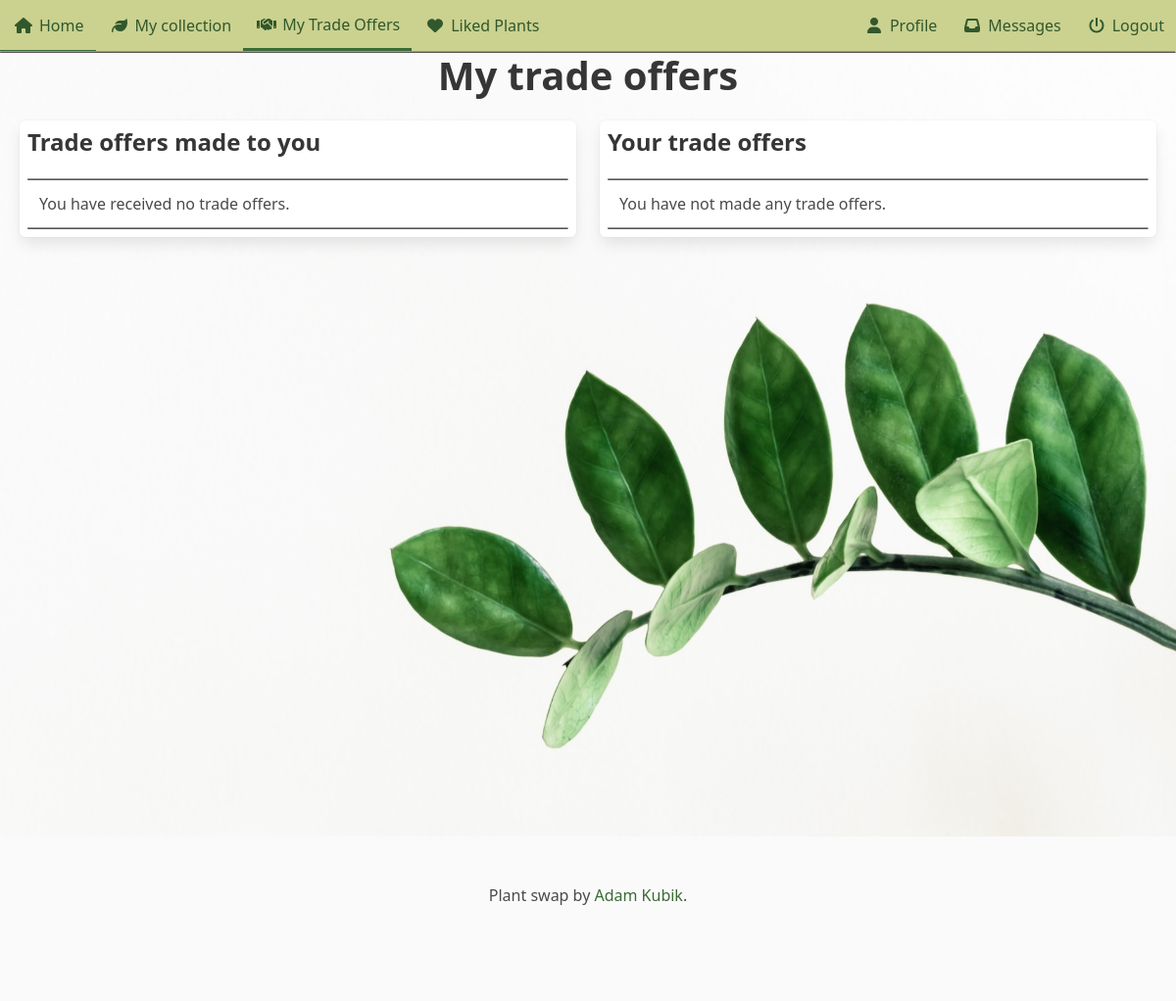
The page /trades/ (signed in) on the database as committed earlier.
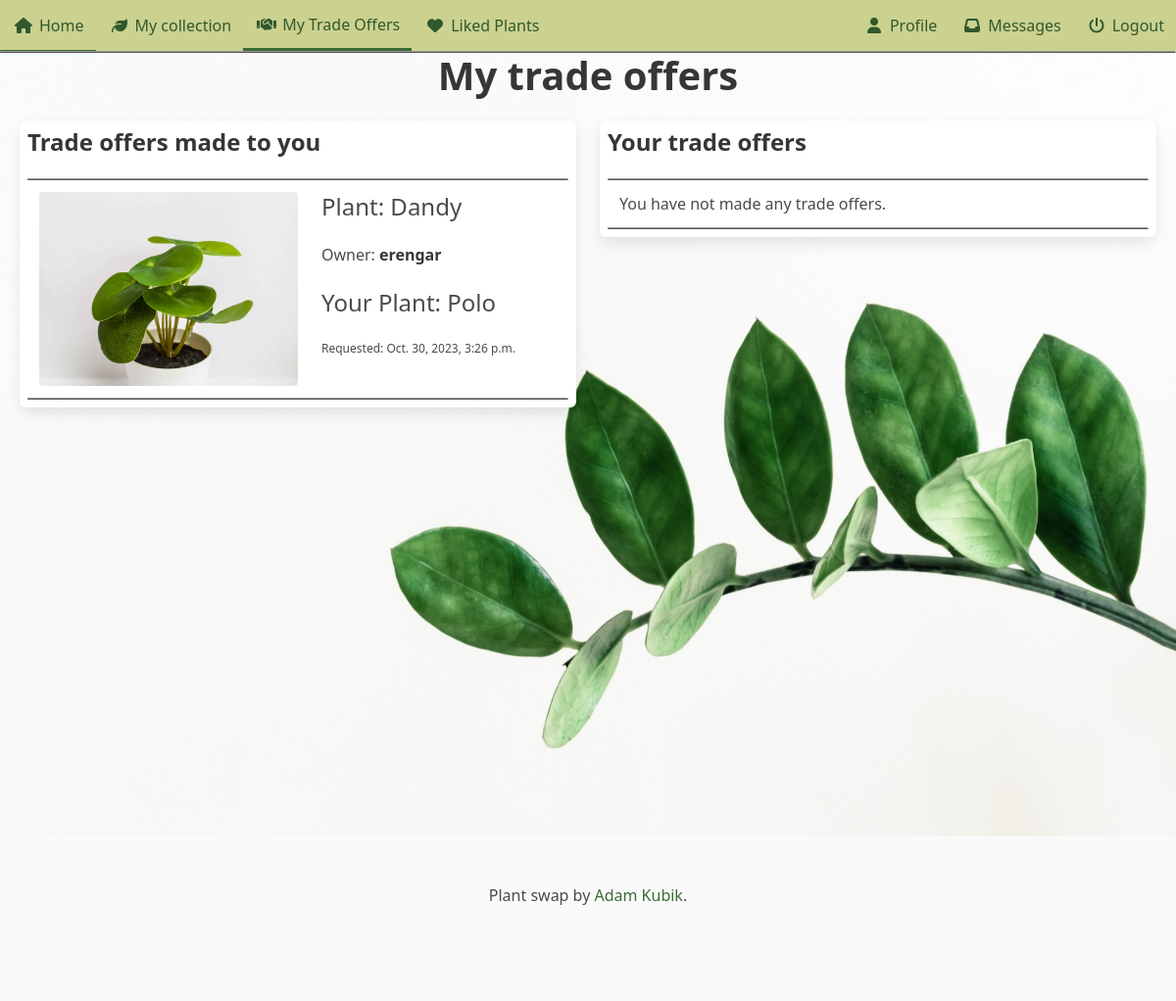
The same page on the database as committed later.
### trade/models.py (models this page shows, shortened)
class Trade(models.Model):
    plant_offered = models.ForeignKey(
        Plant, on_delete=models.CASCADE, related_name="trades_offered"
    )
    plant_requested = models.ForeignKey(
        Plant, on_delete=models.CASCADE, related_name="trades_requested"
    )
    initiator = models.ForeignKey(
        settings.AUTH_USER_MODEL,
        on_delete=models.CASCADE,
        related_name="trades_initiated",
    )
    recipient = models.ForeignKey(
        settings.AUTH_USER_MODEL,
        on_delete=models.CASCADE,
        related_name="trades_received",
    )
    accepted = models.BooleanField(null=True, blank=True)
    offered_finalized = models.BooleanField(default=False)
    requested_finalized = models.BooleanField(default=False)
    finalized = models.BooleanField(default=False)
    created = models.DateTimeField(auto_now_add=True, null=True, blank=True)
    class Meta:
        unique_together = ["plant_offered", "plant_requested"]
    def __str__(self):
        return f"{self.plant_offered} for {self.plant_requested}"

### plant_collection/models.py (models this page shows, shortened)
class Plant(models.Model):
    nick_name = models.CharField(
        max_length=64, validators=[MinLengthValidator(3)], unique=True
    )
    created = models.DateTimeField(auto_now_add=True, null=True, blank=True)
    updated = models.DateTimeField(auto_now=True, null=True, blank=True)
    species = models.ForeignKey(
        Species, on_delete=models.SET_NULL, blank=True, null=True, related_name="plants"
    )
    owner = models.ForeignKey(
        settings.AUTH_USER_MODEL, on_delete=models.CASCADE, related_name="plants"
    )
    slug = models.SlugField(default="bugged-plant")
    for_trade = models.BooleanField(default=False)
    likes = models.ManyToManyField(User, related_name="liked")
    location = models.CharField(max_length=24, blank=True, null=True, default=None, help_text="City, State")
    content = models.TextField(blank=True, null=True, default=None)
    def __str__(self):
        return self.nick_name

class Image(models.Model):
    plant = models.ForeignKey(Plant, on_delete=models.CASCADE, related_name="picture")
    image = models.ImageField(upload_to="pics")

### trade/views.py (the view)
# urls.py: path('', views.trades_view.as_view(), name='trades'),
class trades_view(LoginRequiredMixin, generic.View):
    template_name = 'trades/offers.html'
    def get(self, request):
        req = Trade.objects.filter(recipient=request.user, finalized=False)
        offered = Trade.objects.filter(initiator=request.user, finalized=False)
        print(req, offered)
        context = {'offers':offered, 'requests':req}
        return render(request, self.template_name, context)

### trade/templates/trades/offers.html (shortened to what this page needs)
{% extends "base.html" %}
{% load static %}
{% block header %}
<link rel="stylesheet" href="{% static "plant_collection/css/divider.css" %}">
<link rel="stylesheet" href="{% static "trades/css/trade_offers.css" %}">
{% endblock %}
{% block content %}
<h1 class='title is-size-1-widescreen is-size-2-desktop is-size-3-touch has-text-centered'>My trade offers</h1>
{% include "trades/assets/trades_columns.html" %}
{% endblock content %}

### trade/templates/trades/assets/trades_columns.html (shortened to what the changed rows need)
{% load static %}
<div class='columns mx-2'>
    <div class='column is-6'>
        <div class='box'>
            <div class='columns is-multiline'>
                <h2 class='title is-size-3-widescreen is-size-4-desktop is-size-4-touch'>Trade offers made to you</h2>
                {% for req in requests %}
                <div class="divider"></div>
                <div class='column is-12 is-narrow trade-offer'>
                    <a href="{% url 'trades:trade_final' pk=req.pk %}">
                        <div class='columns is-gapless'>
                            <div class='column is-4-widescreen is-6-desktop is-6-tablet'>
                                {% if req.plant_offered.picture.all %}
                                    <div class='card-image'>
                                        {% if req.plant_offered.thumbnail %}
                                        <figure class='image is-4by3'>
                                            <img src="{{ req.plant_offered.thumbnail.image.image.url }}" alt="Picture of a plant" class='cover'>
                                        </figure>
                                        {% else %}
                                        <figure class='image is-4by3'>
                                            <img src="{{ req.plant_offered.picture.all.0.image.url }}" alt="Picture of a plant" class='cover'>
                                        </figure>
                                        {% endif %}
                                    </div>
                                {% else %}
                                    <div class='card-image'>
                                        <figure class='image is-4by3'>
                                            <img src="{% static 'plant_collection/placeholder-plant.png' %}" alt="Picture of a plant" class='cover'>
                                        </figure>
                                    </div>
                                {% endif %}
                            </div>
                            <div class='column is-8-widescreen is-6-desktop is-6-tablet'>
                                <div class='card-content'>
                                    <h2 class='subtitle is-size-4-desktop is-size-5-touch'>Plant: {{req.plant_offered.nick_name}}</h2>
                                    <h3 class='subtitle is-size-6-desktop is-size-6-touch'>Owner: <strong>{{req.plant_offered.owner}}</strong></h3>
                                    {% if 'trades' in request.path %}
                                    <h2 class='subtitle is-size-4-desktop is-size-5-touch'>Your Plant: {{req.plant_requested}}</h2>
                                    {% endif %}
                                    <h4 class='subtitle is-size-7'>Requested: {{req.plant_offered.created}}</h4>
                                </div>
                            </div>
                        </div>
                    </a>
                </div>
                {% empty %}
                <div class="divider"></div>
                <div class='column is-12 is-narrow'>
                    You have received no trade offers.
                </div>
                {% endfor %}
                <div class="divider"></div>
            </div>
        </div>
    </div>
    <div class='column is-6'>
        <div class='box'>
            <div class='columns is-multiline'>
                <h2 class='title is-size-3-widescreen is-size-4-desktop is-size-4-touch'>Your trade offers</h2>
            </div>
        </div>
    </div>
</div>

Rows that differ between the two databases and show on the page:
added Trade: plant_offered.picture.all.0.image (picture), plant_offered.nick_name "Dandy", plant_offered.owner "erengar", plant_requested "Polo", plant_offered.created "Oct. 30, 2023, 3:26 p.m."
Other text that changed with them:
text no longer shown: "You have received no trade offers."
